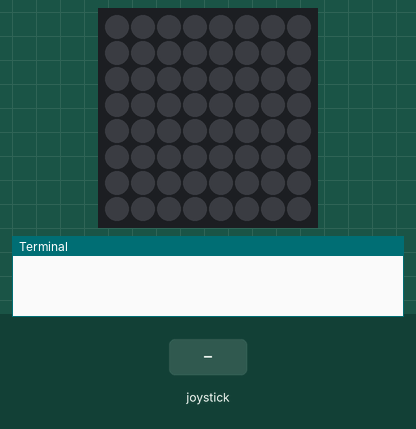
Recording of a program running on a simulated Raspberry Pi (BCM pin numbers) with a Sense HAT. Parts: the Sense HAT's 8×8 RGB LED matrix, the last lines printed to the terminal. The test bench sets the inputs (shaded band). The 64×8 strip is a reading aid, not a part: it shows the text the matrix is scrolling, unrolled, one strip-width of it at a time.

Above: at 1.2 s.
1.3 s: joystick pushed up
At 1.41 s:
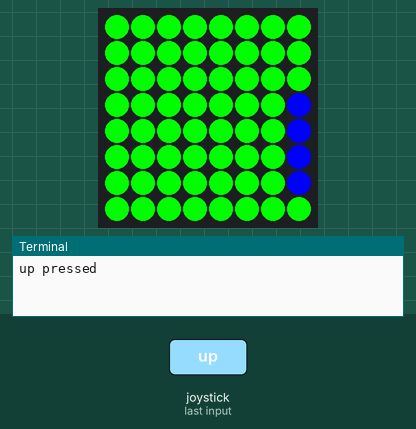
At 14.3 s:
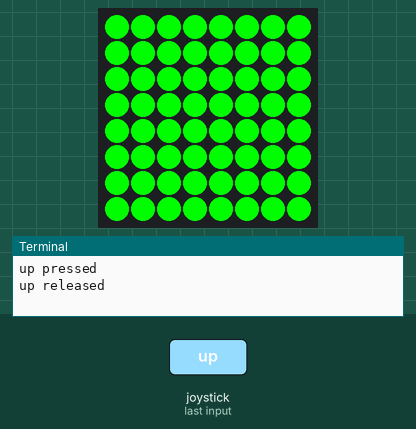

Measured:
- after the input at 1.3 s, the LEDs: first change at once (image 1 shows a later state)

The program:

full_joystick.py
```python
#!/usr/bin/python3

'''
detect SenseHat joystick position and action
'''

from sense_hat import SenseHat
from time import sleep
sense = SenseHat()

blue = (0, 0, 255)
green = (0, 255, 0)

try:
    while True:
        for event in sense.stick.get_events():
            print(event.direction, event.action)
            msg = ''.join([str(event.direction), ' ', str(event.action)])  # just the direction
            sense.show_message(msg, scroll_speed = 0.085, text_colour = blue, back_colour = green)
        sleep(0.1)
except KeyboardInterrupt:
    print("INTERRUPTED!")
    print("exiting")
    sense.clear()
```
